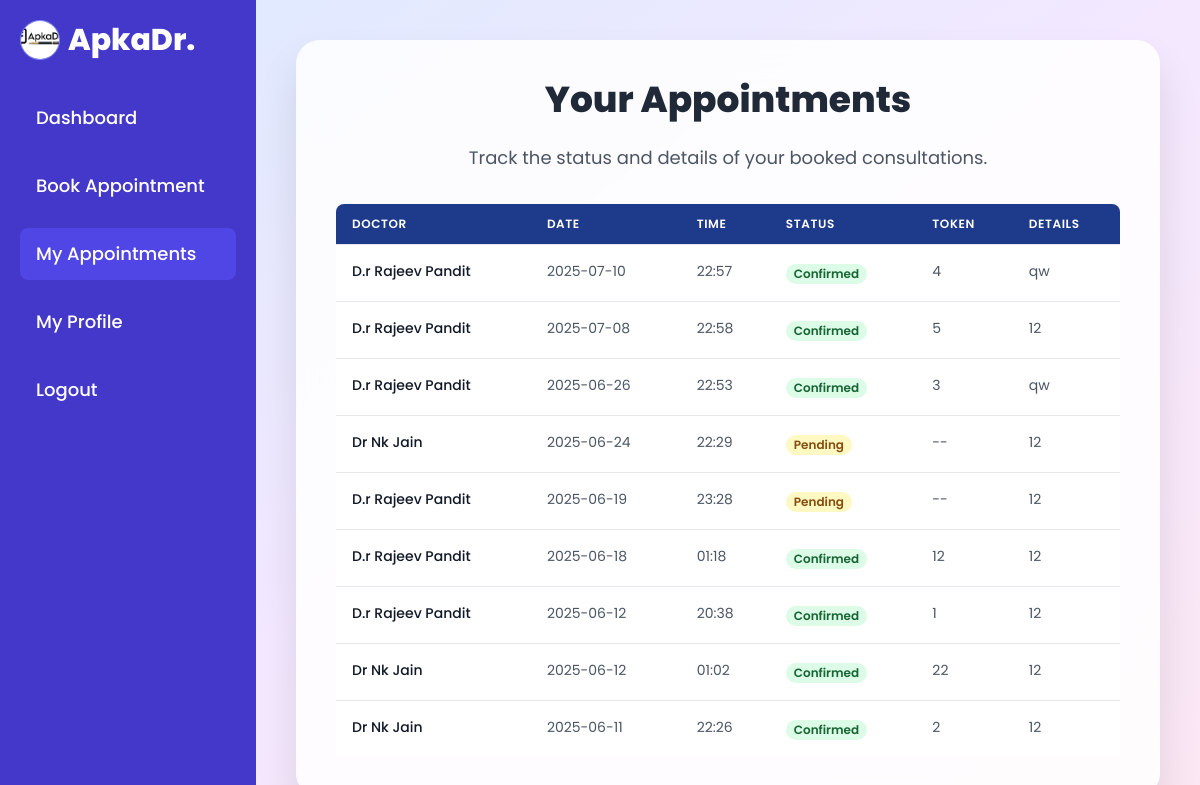
The app's page /user/my_appointments (signed in) with its own data.
### backend/models.py (models this page shows, shortened)
class Appointment(db.Model):
    id = db.Column(db.Integer, primary_key=True)
    user_id = db.Column(db.Integer, db.ForeignKey('user.id'), nullable=False)
    doctor_id = db.Column(db.Integer, db.ForeignKey('doctor.id'), nullable=False)
    appointment_date = db.Column(db.Date, nullable=False, default=datetime.date.today)
    appointment_time = db.Column(db.String(10), nullable=False, default="09:00 AM") # e.g., "10:30 AM"
    symptoms = db.Column(db.String(500), nullable=False)
    status = db.Column(db.String(20), nullable=False, default='pending') # 'pending', 'confirmed', 'rejected', 'cancelled', 'completed'
    token_number = db.Column(db.String(10), nullable=True) # Optional token number

class Doctor(db.Model):
    id = db.Column(db.Integer, primary_key=True)
    full_name = db.Column(db.String(100), nullable=False)
    email = db.Column(db.String(100), unique=True, nullable=False)
    phone = db.Column(db.String(20), nullable=False)
    specialty = db.Column(db.String(100), nullable=False)
    password = db.Column(db.String(200), nullable=False)   # Hashed
    status = db.Column(db.String(20), nullable=False, default='pending')   # 'pending' or 'approved'
    photo = db.Column(db.String(200))   # Path to uploaded photo
    age = db.Column(db.Integer(), nullable=True)    # Added age field
    address = db.Column(db.String(200), nullable=True) # Added address field
    available_from = db.Column(db.String(5), nullable=True)
    available_to = db.Column(db.String(5), nullable=True)
    appointments = db.relationship('Appointment', backref='doctor', lazy=True, primaryjoin="Doctor.id == Appointment.doctor_id")

### backend/controllers.py (the view)
@app.route("/user/my_appointments")
def my_appointments():
    if session.get("user_type") != "general":
        flash("Unauthorized access", "danger")
        return redirect(url_for("login_page"))
    user_id = session.get("user_id")
    appointments = Appointment.query.filter_by(user_id=user_id).order_by(Appointment.appointment_date.desc(), Appointment.appointment_time.desc()).all()
    return render_template("user/my_appointments.html", appointments=appointments)

### templates/user/my_appointments.html (shortened to what this page needs)
<!DOCTYPE html>
<html lang="en">
<head>
    <script src="https://cdn.tailwindcss.com"></script>
</head>
<body class="bg-gradient-to-br from-blue-100 via-purple-100 to-pink-100 min-h-screen flex flex-col">
    <div class="flex flex-1">
        <nav id="sidebar" class="sidebar fixed inset-y-0 left-0 bg-indigo-700 text-white w-64 p-5 z-50 md:relative md:translate-x-0">
            <div class="flex justify-between items-center mb-10 md:mb-8">
                <div class="hidden md:flex items-center gap-2">
                    <img src="/static/images/apkadr.logo.jpg" alt="ApkaDr. Logo" class="h-10 w-10 rounded-full object-cover border border-indigo-400">
                    <h4 class="text-3xl font-extrabold">ApkaDr.</h4>
                </div>
            </div>
            <ul class="nav flex flex-col space-y-4">
                <li><a class="nav-link block py-3 px-4 rounded-lg hover:bg-indigo-600 transition duration-200 text-white text-lg font-medium" href="{{ url_for('user_dashboard', user_id=session.get('user_id')) }}">Dashboard</a></li>
                <li><a class="nav-link block py-3 px-4 rounded-lg hover:bg-indigo-600 transition duration-200 text-white text-lg font-medium" href="{{ url_for('search_doctors') }}">Book Appointment</a></li>
                <li><a class="nav-link block py-3 px-4 rounded-lg bg-indigo-600 text-white text-lg font-medium" href="{{ url_for('my_appointments') }}">My Appointments</a></li>
                <li><a class="nav-link block py-3 px-4 rounded-lg hover:bg-indigo-600 transition duration-200 text-white text-lg font-medium" href="{{ url_for('user_profile') }}">My Profile</a></li>
                <li><a class="nav-link block py-3 px-4 rounded-lg hover:bg-indigo-600 transition duration-200 text-white text-lg font-medium" href="{{ url_for('logout') }}">Logout</a></li>
            </ul>
        </nav>
        <main class="flex-1 p-6 md:p-10 md:w-full">
            <div class="card-aesthetic p-6 md:p-10 max-w-5xl mx-auto">
                <h2 class="text-3xl md:text-4xl font-extrabold text-gray-800 mb-6 text-center">Your Appointments</h2>
                <p class="text-gray-600 text-lg mb-8 text-center">Track the status and details of your booked consultations.</p>
                <div class="overflow-x-auto hidden md:block">
                    <table class="min-w-full divide-y divide-gray-200 appointment-table">
                        <thead class="bg-gray-50">
                            <tr>
                                <th scope="col" class="px-4 py-3 text-left text-xs font-medium uppercase tracking-wider rounded-tl-lg">Doctor</th>
                                <th scope="col" class="px-4 py-3 text-left text-xs font-medium uppercase tracking-wider">Date</th>
                                <th scope="col" class="px-4 py-3 text-left text-xs font-medium uppercase tracking-wider">Time</th>
                                <th scope="col" class="px-4 py-3 text-left text-xs font-medium uppercase tracking-wider">Status</th>
                                <th scope="col" class="px-4 py-3 text-left text-xs font-medium uppercase tracking-wider">Token</th>
                                <th scope="col" class="px-4 py-3 text-left text-xs font-medium uppercase tracking-wider rounded-tr-lg">Details</th>
                            </tr>
                        </thead>
                        <tbody class="bg-white divide-y divide-gray-200">
                            {% for appointment in appointments %}
                            <tr class="appointment-table-row">
                                <td class="px-4 py-3 text-sm font-medium text-gray-900">{{ appointment.doctor.full_name }}</td>
                                <td class="px-4 py-3 text-sm text-gray-600">{{ appointment.appointment_date.strftime('%Y-%m-%d') }}</td>
                                <td class="px-4 py-3 text-sm text-gray-600">{{ appointment.appointment_time }}</td>
                                <td class="px-4 py-3">
                                    {% if appointment.status == 'pending' %}
                                        <span class="px-2 inline-flex text-xs leading-5 font-semibold rounded-full bg-yellow-100 text-yellow-800">Pending</span>
                                    {% elif appointment.status == 'confirmed' %}
                                        <span class="px-2 inline-flex text-xs leading-5 font-semibold rounded-full bg-green-100 text-green-800">Confirmed</span>
                                    {% elif appointment.status == 'rejected' %}
                                        <span class="px-2 inline-flex text-xs leading-5 font-semibold rounded-full bg-red-100 text-red-800">Rejected</span>
                                    {% else %}
                                        <span class="px-2 inline-flex text-xs leading-5 font-semibold rounded-full bg-gray-100 text-gray-800">{{ appointment.status.capitalize() }}</span>
                                    {% endif %}
                                </td>
                                <td class="px-4 py-3 text-sm text-gray-600">{{ appointment.token_number if appointment.token_number else '--' }}</td>
                                <td class="px-4 py-3 text-sm text-gray-600">
                                    {% if appointment.patient_name %}
                                        <span class="font-bold">Patient:</span> {{ appointment.patient_name }}<br>
                                        {{ appointment.patient_notes if appointment.patient_notes else 'No patient notes.' }}
                                    {% else %}
                                        {{ appointment.symptoms if appointment.symptoms else 'N/A' }}
                                    {% endif %}
                                </td>
                            </tr>
                            {% else %}
                            <tr>
                                <td colspan="6" class="px-4 py-3 text-center text-sm text-gray-600">No appointments found. Book your first appointment today!</td>
                            </tr>
                            {% endfor %}
                        </tbody>
                    </table>
                </div>
            </div>
        </main>
    </div>
</body>
</html>

### templates/user/my_appointments.html (style rules this page uses)
body { font-family: 'Poppins', sans-serif; overflow-x: hidden; }
:root { --apkadr-dark-blue: #1e3a8a; --apkadr-gold: #facc15; --apkadr-black: #343a40; --apkadr-light-gray: #f7f7f7; --apkadr-white: #ffffff; }
.card-aesthetic { background: rgba(255, 255, 255, 0.85); backdrop-filter: blur(16px); border-radius: 1.5rem; box-shadow: 0 25px 40px rgba(0, 0, 0, 0.1); transition: transform 0.3s ease, box-shadow 0.3s ease; }
.sidebar { transition: transform 0.3s ease-in-out; transform: translateX(-100%); box-shadow: 5px 0 15px rgba(0,0,0,0.1); }
@media (min-width: 768px) { .sidebar { transform: translateX(0); position: relative; box-shadow: none; } }
@media (min-width: 768px) { .md\:w-full { width: 100%; } }
.appointment-table-row { transition: background-color 0.2s ease; }
.appointment-table thead { background-color: var(--apkadr-dark-blue); }
.appointment-table th { color: var(--apkadr-white); font-weight: 600; text-align: left; vertical-align: top; padding: 0.75rem 1rem; }
.appointment-table td { text-align: left; vertical-align: top; padding: 1rem; }

### records on screen
Appointment: doctor.full_name "D.r Rajeev Pandit", appointment_date "2025-07-10", appointment_time "22:57", status "Confirmed", token_number "4", symptoms "qw"
Appointment: doctor.full_name "D.r Rajeev Pandit", appointment_date "2025-07-08", appointment_time "22:58", status "Confirmed", token_number "5", symptoms "12"
Appointment: doctor.full_name "D.r Rajeev Pandit", appointment_date "2025-06-26", appointment_time "22:53", status "Confirmed", token_number "3", symptoms "qw"
Appointment: doctor.full_name "Dr Nk Jain", appointment_date "2025-06-24", appointment_time "22:29", status "Pending", token_number "--", symptoms "12"
Appointment: doctor.full_name "D.r Rajeev Pandit", appointment_date "2025-06-19", appointment_time "23:28", status "Pending", token_number "--", symptoms "12"
Appointment: doctor.full_name "D.r Rajeev Pandit", appointment_date "2025-06-18", appointment_time "01:18", status "Confirmed", token_number "12", symptoms "12"
Appointment: doctor.full_name "D.r Rajeev Pandit", appointment_date "2025-06-12", appointment_time "20:38", status "Confirmed", token_number "1", symptoms "12"
Appointment: doctor.full_name "Dr Nk Jain", appointment_date "2025-06-12", appointment_time "01:02", status "Confirmed", token_number "22", symptoms "12"
Appointment: doctor.full_name "Dr Nk Jain", appointment_date "2025-06-11", appointment_time "22:26", status "Confirmed", token_number "2", symptoms "12"
